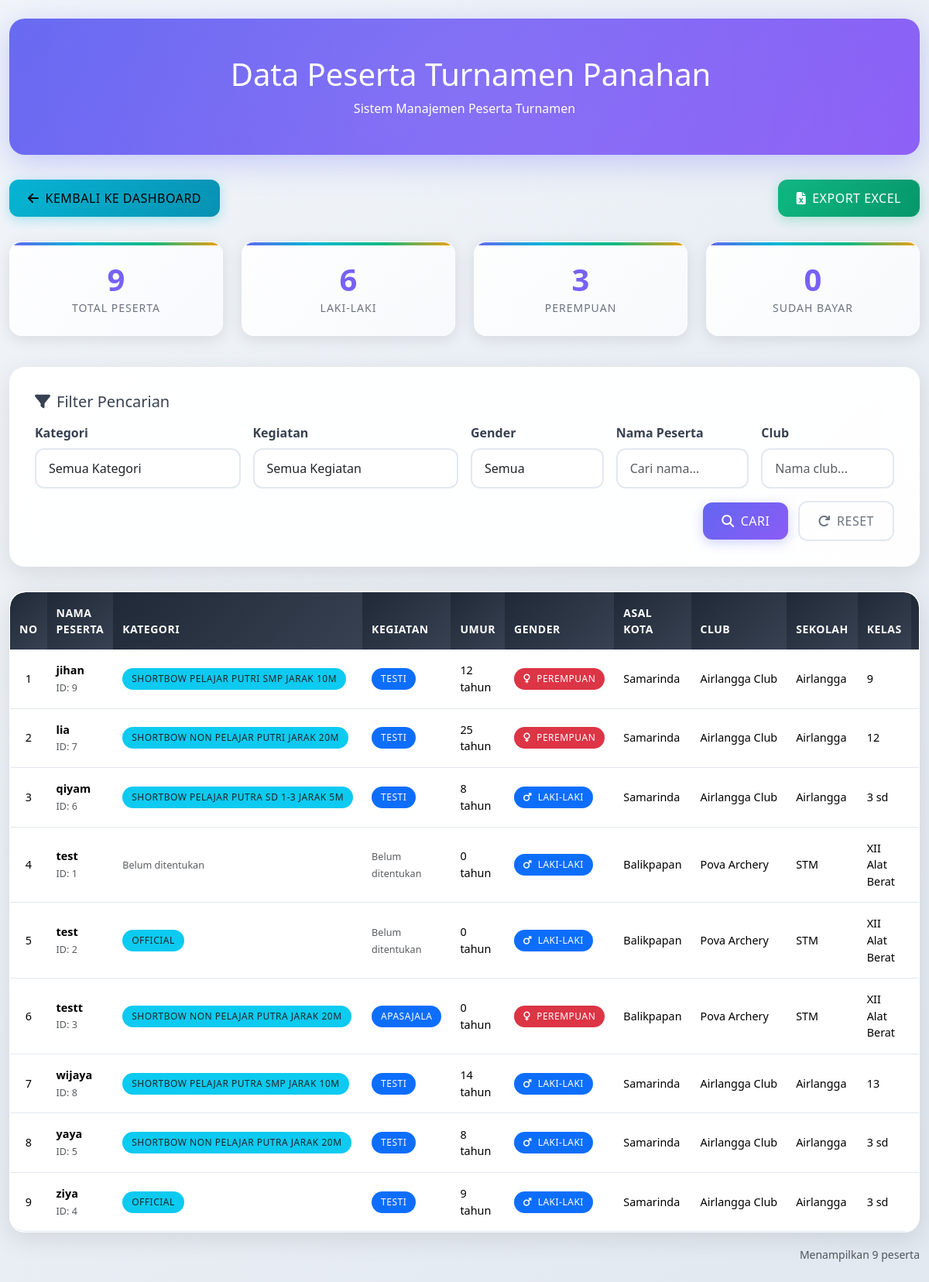
The app's page /peserta.view.php with its own data.
### tables this page shows
CREATE TABLE `peserta` (
  `id` int NOT NULL,
  `nama_peserta` varchar(100) NOT NULL,
  `tanggal_lahir` date NOT NULL,
  `jenis_kelamin` enum('Laki-laki','Perempuan') NOT NULL,
  `asal_kota` varchar(100) DEFAULT NULL,
  `nama_club` varchar(100) DEFAULT NULL,
  `sekolah` varchar(100) DEFAULT NULL,
  `kelas` varchar(50) DEFAULT NULL,
  `nomor_hp` varchar(20) DEFAULT NULL,
  `category_id` int DEFAULT NULL,
  `kegiatan_id` int DEFAULT NULL
);

CREATE TABLE `categories` (
  `id` int NOT NULL,
  `name` varchar(50) NOT NULL,
  `min_age` int NOT NULL,
  `max_age` int NOT NULL,
  `gender` enum('Laki-laki','Perempuan','Campuran') DEFAULT 'Campuran',
  `max_participants` int DEFAULT '32',
  `status` enum('active','inactive') DEFAULT 'active',
  `created_at` timestamp NULL DEFAULT CURRENT_TIMESTAMP,
  `updated_at` timestamp NULL DEFAULT CURRENT_TIMESTAMP ON UPDATE CURRENT_TIMESTAMP
);

CREATE TABLE `kegiatan` (
  `id` int NOT NULL,
  `nama_kegiatan` varchar(255) NOT NULL
);

### peserta.view.php (the view, shortened to what this page needs)
<?php
include 'panggil.php';
$nama = $_GET['nama'] ?? '';
$club = $_GET['club'] ?? '';
$query = "SELECT p.*, c.name AS category_name, k.nama_kegiatan
          FROM peserta p
          LEFT JOIN categories c ON p.category_id = c.id
          LEFT JOIN kegiatan k ON p.kegiatan_id = k.id
          WHERE 1=1";
$params = [];
$types = '';
$query .= " ORDER BY p.nama_peserta ASC";
if (!empty($params)) {
    $stmt = $conn->prepare($query);
    $stmt->bind_param($types, ...$params);
    $stmt->execute();
    $result = $stmt->get_result();
} else {
    $result = $conn->query($query);
}
$peserta = [];
while ($row = $result->fetch_assoc()) {
    $peserta[] = $row;
}
?>
<!DOCTYPE html>
<html lang="id">
<head>
    <link href="https://cdnjs.cloudflare.com/ajax/libs/bootstrap/5.3.2/css/bootstrap.min.css" rel="stylesheet">
    <link href="https://cdnjs.cloudflare.com/ajax/libs/font-awesome/6.4.0/css/all.min.css" rel="stylesheet">
</head>
<body>
<div class="container-fluid py-4">
    <div class="header-card text-center">
        <h1><i class="fas fa-bow-arrow me-3"></i>Data Peserta Turnamen Panahan</h1>
        <p class="mb-0">Sistem Manajemen Peserta Turnamen</p>
    </div>
    <div class="action-buttons d-flex justify-content-between align-items-center">
        <div>
            <a href="dashboard.php" class="btn btn-info">
                <i class="fas fa-arrow-left me-2"></i>Kembali ke Dashboard
            </a>
        </div>
        <div>
            <?php
            $exportParams = [];
            $exportParams['export'] = 'excel';
            $exportUrl = '?' . http_build_query($exportParams);
            ?>
            <a href="<?= $exportUrl ?>" class="btn btn-success">
                <i class="fas fa-file-excel me-2"></i>Export Excel
            </a>
        </div>
    </div>
    <div class="row mb-4">
        <div class="col-md-3">
            <div class="stats-card text-center text-white">
                <h4><?= count($peserta) ?></h4>
                <small>Total Peserta</small>
            </div>
        </div>
        <div class="col-md-3">
            <div class="stats-card text-center text-white">
                <h4><?= count(array_filter($peserta, fn($p) => $p['jenis_kelamin'] == 'Laki-laki')) ?></h4>
                <small>Laki-laki</small>
            </div>
        </div>
        <div class="col-md-3">
            <div class="stats-card text-center text-white">
                <h4><?= count(array_filter($peserta, fn($p) => $p['jenis_kelamin'] == 'Perempuan')) ?></h4>
                <small>Perempuan</small>
            </div>
        </div>
        <div class="col-md-3">
            <div class="stats-card text-center text-white">
                <h4><?= count(array_filter($peserta, fn($p) => !empty($p['bukti_pembayaran']))) ?></h4>
                <small>Sudah Bayar</small>
            </div>
        </div>
    </div>
    <div class="filter-card">
        <h5 class="mb-3"><i class="fas fa-filter me-2"></i>Filter Pencarian</h5>
        <form method="get">
            <div class="row g-3">
                <div class="col-md-3">
                    <label class="form-label">Kategori</label>
                    <select class="form-select" name="category_id">
                        <option value="">Semua Kategori</option>
                    </select>
                </div>
                <div class="col-md-3">
                    <label class="form-label">Kegiatan</label>
                    <select class="form-select" name="kegiatan_id">
                        <option value="">Semua Kegiatan</option>
                    </select>
                </div>
                <div class="col-md-2">
                    <label class="form-label">Gender</label>
                    <select class="form-select" name="gender">
                        <option value="">Semua</option>
                    </select>
                </div>
                <div class="col-md-2">
                    <label class="form-label">Nama Peserta</label>
                    <input type="text" class="form-control" name="nama" value="<?= htmlspecialchars($nama) ?>" placeholder="Cari nama...">
                </div>
                <div class="col-md-2">
                    <label class="form-label">Club</label>
                    <input type="text" class="form-control" name="club" value="<?= htmlspecialchars($club) ?>" placeholder="Nama club...">
                </div>
            </div>
            <div class="row mt-3">
                <div class="col-md-12 text-end">
                    <button type="submit" class="btn btn-filter btn-primary me-2">
                        <i class="fas fa-search me-2"></i>Cari
                    </button>
                    <a href="?" class="btn btn-outline-secondary">
                        <i class="fas fa-redo me-2"></i>Reset
                    </a>
                </div>
            </div>
        </form>
    </div>
    <div class="data-table">
        <div class="table-responsive">
            <table class="table table-hover mb-0">
                <thead>
                    <tr>
                        <th style="width: 50px;">No</th>
                        <th>Nama Peserta</th>
                        <th>Kategori</th>
                        <th>Kegiatan</th>
                        <th>Umur</th>
                        <th>Gender</th>
                        <th>Asal Kota</th>
                        <th>Club</th>
                        <th>Sekolah</th>
                        <th>Kelas</th>
                        <th>No. HP</th>
                    </tr>
                </thead>
                <tbody>
                <?php if (empty($peserta)): ?>
                    <tr>
                        <td colspan="12" class="text-center text-muted py-4">
                            <i class="fas fa-inbox fa-3x mb-3"></i><br>
                            Tidak ada data peserta yang ditemukan.
                        </td>
                    </tr>
                <?php else: ?>
                    <?php
                    $no = 1;
                    foreach ($peserta as $p):
                        $umur = "-";
                        if (!empty($p['tanggal_lahir'])) {
                            $dob = new DateTime($p['tanggal_lahir']);
                            $today = new DateTime();
                            $umur = $today->diff($dob)->y . " tahun";
                        }
                    ?>
                        <tr>
                            <td class="text-center"><?= $no++ ?></td>
                            <td>
                                <strong><?= htmlspecialchars($p['nama_peserta']) ?></strong><br>
                                <small class="text-muted">ID: <?= $p['id'] ?></small>
                            </td>
                            <td>
                                <?php if (!empty($p['category_name'])): ?>
                                    <span class="badge bg-info text-dark"><?= htmlspecialchars($p['category_name']) ?></span>
                                <?php else: ?>
                                    <span class="text-muted small">Belum ditentukan</span>
                                <?php endif; ?>
                            </td>
                            <td>
                                <?php if (!empty($p['nama_kegiatan'])): ?>
                                    <span class="badge bg-primary"><?= htmlspecialchars($p['nama_kegiatan']) ?></span>
                                <?php else: ?>
                                    <span class="text-muted small">Belum ditentukan</span>
                                <?php endif; ?>
                            </td>
                            <td class="small-text"><?= $umur ?></td>
                            <td>
                                <span class="badge badge-gender <?= $p['jenis_kelamin'] == 'Laki-laki' ? 'bg-primary' : 'bg-danger' ?>">
                                    <i class="fas <?= $p['jenis_kelamin'] == 'Laki-laki' ? 'fa-mars' : 'fa-venus' ?> me-1"></i>
                                    <?= htmlspecialchars($p['jenis_kelamin']) ?>
                                </span>
                            </td>
                            <td class="small-text"><?= htmlspecialchars($p['asal_kota'] ?? '-') ?></td>
                            <td class="small-text text-truncate-custom" title="<?= htmlspecialchars($p['nama_club'] ?? '') ?>">
                                <?= htmlspecialchars($p['nama_club'] ?? '-') ?>
                            </td>
                            <td class="small-text text-truncate-custom" title="<?= htmlspecialchars($p['sekolah'] ?? '') ?>">
                                <?= htmlspecialchars($p['sekolah'] ?? '-') ?>
                            </td>
                            <td class="small-text"><?= htmlspecialchars($p['kelas'] ?? '-') ?></td>
                            <td class="small-text">
                            </td>
                        </tr>
                    <?php endforeach; ?>
                <?php endif; ?>
                </tbody>
            </table>
        </div>
    </div>
    <?php if (!empty($peserta)): ?>
        <div class="mt-3 text-end">
            <small class="text-muted">Menampilkan <?= count($peserta) ?> peserta</small>
        </div>
    <?php endif; ?>
</div>
</body>
</html>

### records on screen
peserta: nama_peserta "jihan", id "9", category.name "SHORTBOW PELAJAR PUTRI SMP JARAK 10M", kegiatan.nama_kegiatan "TESTI", tanggal_lahir "12 tahun", jenis_kelamin "PEREMPUAN", asal_kota "Samarinda", nama_club "Airlangga Club", sekolah "Airlangga", kelas "9"
peserta: nama_peserta "lia", id "7", category.name "SHORTBOW NON PELAJAR PUTRI JARAK 20M", kegiatan.nama_kegiatan "TESTI", tanggal_lahir "25 tahun", jenis_kelamin "PEREMPUAN", asal_kota "Samarinda", nama_club "Airlangga Club", sekolah "Airlangga", kelas "12"
peserta: nama_peserta "qiyam", id "6", category.name "SHORTBOW PELAJAR PUTRA SD 1-3 JARAK 5M", kegiatan.nama_kegiatan "TESTI", tanggal_lahir "8 tahun", jenis_kelamin "LAKI-LAKI", asal_kota "Samarinda", nama_club "Airlangga Club", sekolah "Airlangga", kelas "3 sd"
peserta: nama_peserta "test", id "1", shows "Belum ditentukan", tanggal_lahir "0 tahun", jenis_kelamin "LAKI-LAKI", asal_kota "Balikpapan", nama_club "Pova Archery", sekolah "STM", kelas "XII Alat Berat"
peserta: nama_peserta "test", id "2", category.name "OFFICIAL", shows "Belum ditentukan", tanggal_lahir "0 tahun", jenis_kelamin "LAKI-LAKI", asal_kota "Balikpapan", nama_club "Pova Archery", sekolah "STM", kelas "XII Alat Berat"
peserta: nama_peserta "testt", id "3", category.name "SHORTBOW NON PELAJAR PUTRA JARAK 20M", kegiatan.nama_kegiatan "APASAJALA", tanggal_lahir "0 tahun", jenis_kelamin "PEREMPUAN", asal_kota "Balikpapan", nama_club "Pova Archery", sekolah "STM", kelas "XII Alat Berat"
peserta: nama_peserta "wijaya", id "8", category.name "SHORTBOW PELAJAR PUTRA SMP JARAK 10M", kegiatan.nama_kegiatan "TESTI", tanggal_lahir "14 tahun", jenis_kelamin "LAKI-LAKI", asal_kota "Samarinda", nama_club "Airlangga Club", sekolah "Airlangga", kelas "13"
peserta: nama_peserta "yaya", id "5", category.name "SHORTBOW NON PELAJAR PUTRA JARAK 20M", kegiatan.nama_kegiatan "TESTI", tanggal_lahir "8 tahun", jenis_kelamin "LAKI-LAKI", asal_kota "Samarinda", nama_club "Airlangga Club", sekolah "Airlangga", kelas "3 sd"
peserta: nama_peserta "ziya", id "4", category.name "OFFICIAL", kegiatan.nama_kegiatan "TESTI", tanggal_lahir "9 tahun", jenis_kelamin "LAKI-LAKI", asal_kota "Samarinda", nama_club "Airlangga Club", sekolah "Airlangga", kelas "3 sd"

### other values on screen
count($peserta) "9"
